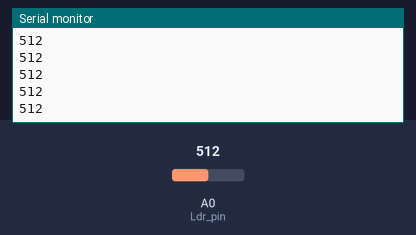
This sketch was run on a simulated Arduino Uno, built with avr-gcc and run on an emulated ATmega328P. Parts: the last lines printed to the serial monitor. The test bench sets the inputs (shaded band); at power-on: A0 (Ldr_pin) = 512.

Above: at 1.2 s.
1.3 s: A0 (Ldr_pin) set to 716
At 1.31 s:
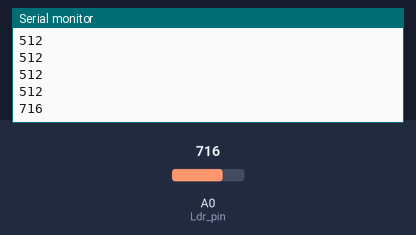
2.8 s: A0 (Ldr_pin) set to 900
At 2.81 s:
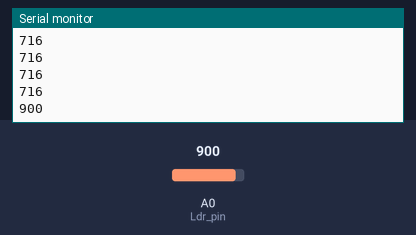
Timing chart, 0 to 5.8 s (numbered marks = the images above; inputs shaded):
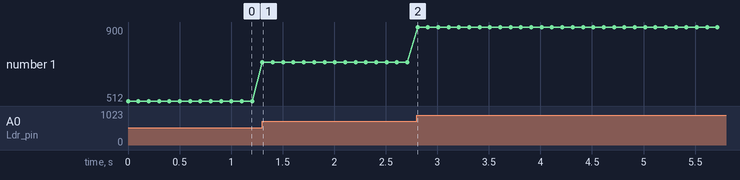

Measured:
- after the input at 1.3 s, the serial monitor: prints a new line at once (image 1)
- after the input at 2.8 s, the serial monitor: prints a new line at once (image 2)
- plotted number 1: 512 → 716 after the input at 1.3 s, 716 → 900 after the input at 2.8 s

The sketch:

gy_LDR_isik_sensoru.ino
```cpp
/*
  Gungor 26/10/2016
  LDR
  1 pin Vcc
  2 pin data
  2 pin 10 K direncle GRD
 */

int Ldr_pin = A0; // analog 0 pini
void setup() {
  Serial.begin(9600);
}

// the loop routine runs over and over again forever:
void loop() {
  int sensorValue = analogRead(Ldr_pin);
  Serial.println(sensorValue);
  delay(100);        // delay in between reads for stability
}
```
